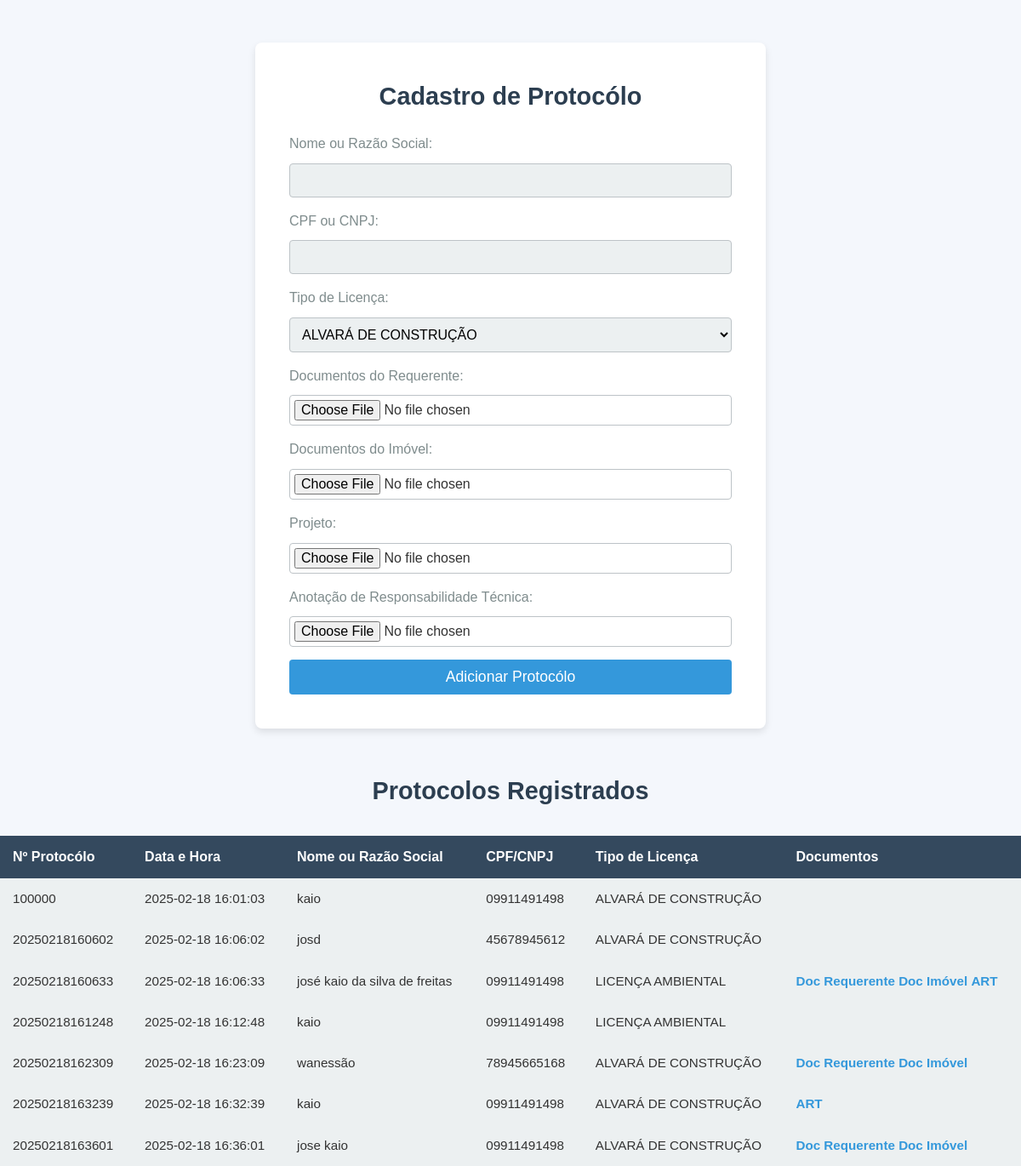
The page / on the database its author committed.
### tables this page shows
CREATE TABLE Protocolo (
    id INTEGER PRIMARY KEY AUTOINCREMENT,
    protocolo TEXT UNIQUE,
    data_hora TEXT,
    nome_razao TEXT,
    cpf_cnpj TEXT,
    tipo_licenca TEXT,
    doc_requerente TEXT,
    doc_imovel TEXT,
    projeto TEXT,
    art TEXT
);

### app2.py (the view)
@app.route('/')
def index():
    conn = get_db_connection()
    cursor = conn.cursor()
    cursor.execute("SELECT * FROM Protocolo")
    protocolos = cursor.fetchall()
    conn.close()
    return render_template('index.html', protocolos=protocolos)

### app2.py (called while the page is built, shortened)
def get_db_connection():
    conn = sqlite3.connect(DB_PATH)
    conn.row_factory = sqlite3.Row
    return conn

### templates/index.html (shortened to what this page needs)
<!DOCTYPE html>
<html lang="pt-br">
<head>
    <link rel="stylesheet" href="{{ url_for('static', filename='style.css') }}">
</head>
<body>
<div class="form-container">
    <h2>Cadastro de Protocólo</h2>
    <form action="/add" method="POST" enctype="multipart/form-data">
        <div class="form-group">
            <label for="nome_razao">Nome ou Razão Social:</label>
            <input type="text" id="nome_razao" name="nome_razao" required>
        </div>
        <div class="form-group">
            <label for="cpf_cnpj">CPF ou CNPJ:</label>
            <input type="text" id="cpf_cnpj" name="cpf_cnpj" required>
        </div>
        <div class="form-group">
            <label for="tipo_licenca">Tipo de Licença:</label>
            <select id="tipo_licenca" name="tipo_licenca" required>
                <option value="ALVARÁ DE CONSTRUÇÃO">ALVARÁ DE CONSTRUÇÃO</option>
            </select>
        </div>
        <div class="form-group">
            <label for="doc_requerente">Documentos do Requerente:</label>
            <input type="file" id="doc_requerente" name="doc_requerente" accept="application/pdf, image/*">
        </div>
        <div class="form-group">
            <label for="doc_imovel">Documentos do Imóvel:</label>
            <input type="file" id="doc_imovel" name="doc_imovel" accept="application/pdf, image/*">
        </div>
        <div class="form-group">
            <label for="projeto">Projeto:</label>
            <input type="file" id="projeto" name="projeto" accept="application/pdf, image/*">
        </div>
        <div class="form-group">
            <label for="art">Anotação de Responsabilidade Técnica:</label>
            <input type="file" id="art" name="art" accept="application/pdf, image/*">
        </div>
        <button type="submit">Adicionar Protocólo</button>
    </form>
</div>
<h2>Protocolos Registrados</h2>
<table>
    <thead>
        <tr>
            <th>Nº Protocólo</th>
            <th>Data e Hora</th>
            <th>Nome ou Razão Social</th>
            <th>CPF/CNPJ</th>
            <th>Tipo de Licença</th>
            <th>Documentos</th>
        </tr>
    </thead>
    <tbody>
        {% for protocolo in protocolos %}
        <tr>
            <td>{{ protocolo['protocolo'] }}</td>
            <td>{{ protocolo['data_hora'] }}</td>
            <td>{{ protocolo['nome_razao'] }}</td>
            <td>{{ protocolo['cpf_cnpj'] }}</td>
            <td>{{ protocolo['tipo_licenca'] }}</td>
            <td>
                {% if protocolo['doc_requerente'] %}
                    <a href="{{ url_for('download_file', filename=protocolo['doc_requerente']) }}" target="_blank">Doc Requerente</a>
                {% endif %}
                {% if protocolo['doc_imovel'] %}
                    <a href="{{ url_for('download_file', filename=protocolo['doc_imovel']) }}" target="_blank">Doc Imóvel</a>
                {% endif %}
                {% if protocolo['art'] %}
                    <a href="{{ url_for('download_file', filename=protocolo['art']) }}" target="_blank">ART</a>
                {% endif %}
            </td>
        </tr>
        {% endfor %}
    </tbody>
</table>
</body>
</html>

### static/style.css (style rules this page uses)
* { margin: 0; padding: 0; box-sizing: border-box; }
html, body { font-family: 'Arial', sans-serif; background-color: #f4f7fc; color: #333; line-height: 1.6; }
.form-container { background-color: #fff; border-radius: 8px; box-shadow: 0 4px 8px rgba(0, 0, 0, 0.1); padding: 40px; max-width: 600px; margin: 50px auto; }
h2 { text-align: center; color: #2c3e50; font-size: 1.8rem; margin-bottom: 20px; }
.form-group { margin-bottom: 15px; }
label { font-size: 1rem; color: #7f8c8d; display: block; margin-bottom: 5px; }
input[type="text"], select, input[type="file"] { width: 100%; padding: 10px; font-size: 1rem; border: 1px solid #bdc3c7; border-radius: 4px; margin-top: 5px; background-color: #ecf0f1; }
input[type="file"] { padding: 5px; background-color: #fff; }
button { background-color: #3498db; color: #fff; font-size: 1.1rem; padding: 10px 20px; border: none; border-radius: 4px; cursor: pointer; width: 100%; transition: background-color 0.3s ease; }
table { width: 100%; margin-top: 30px; border-collapse: collapse; }
th, td { padding: 12px 15px; text-align: left; }
th { background-color: #34495e; color: #fff; font-size: 1rem; }
td { background-color: #ecf0f1; font-size: 0.95rem; }
td a { color: #3498db; text-decoration: none; font-weight: bold; transition: color 0.3s ease; }

### rows shown on the page
Protocolo: protocolo "100000", data_hora "2025-02-18 16:01:03", nome_razao "kaio", cpf_cnpj "09911491498", tipo_licenca "ALVARÁ DE CONSTRUÇÃO"
Protocolo: protocolo "20250218160602", data_hora "2025-02-18 16:06:02", nome_razao "josd", cpf_cnpj "45678945612", tipo_licenca "ALVARÁ DE CONSTRUÇÃO"
Protocolo: protocolo "20250218160633", data_hora "2025-02-18 16:06:33", nome_razao "josé kaio da silva de freitas", cpf_cnpj "09911491498", tipo_licenca "LICENÇA AMBIENTAL"
Protocolo: protocolo "20250218161248", data_hora "2025-02-18 16:12:48", nome_razao "kaio", cpf_cnpj "09911491498", tipo_licenca "LICENÇA AMBIENTAL"
Protocolo: protocolo "20250218162309", data_hora "2025-02-18 16:23:09", nome_razao "wanessão", cpf_cnpj "78945665168", tipo_licenca "ALVARÁ DE CONSTRUÇÃO"
Protocolo: protocolo "20250218163239", data_hora "2025-02-18 16:32:39", nome_razao "kaio", cpf_cnpj "09911491498", tipo_licenca "ALVARÁ DE CONSTRUÇÃO"
Protocolo: protocolo "20250218163601", data_hora "2025-02-18 16:36:01", nome_razao "jose kaio", cpf_cnpj "09911491498", tipo_licenca "ALVARÁ DE CONSTRUÇÃO"
